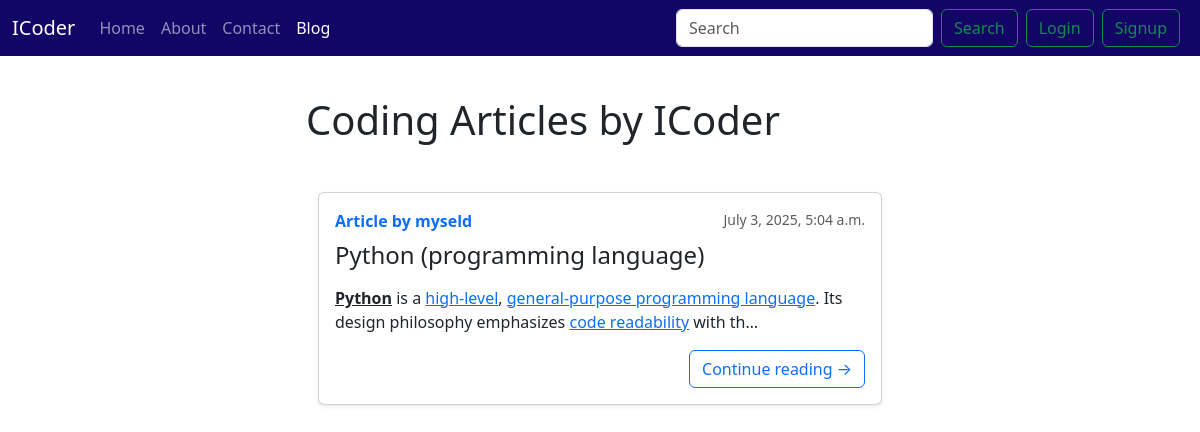
Screenshot of /blog/ with the database file from the repository.
### blog/models.py (models this page shows, shortened)
class Post(models.Model):
    sno = models.AutoField(primary_key=True)
    title = models.CharField(max_length=255)
    content = RichTextField()
    author = models.CharField(max_length=100)
    slug = models.CharField(max_length=130)
    timestamp = models.DateTimeField(blank=True)

### blog/views.py (the view)
# urls.py: path('', views.blogHome,name="blogHome"),
def blogHome(request):
    allposts = Post.objects.all()
    context = {'allposts': allposts}
    return render(request, 'blog/blogHome.html', context)

### templates/blog/blogHome.html (shortened to what this page needs)
{% extends "base.html" %}
{% block blogactive %} active {% endblock %}
{% block content %}
<div class="container2 my-4 ">
    <div class="row justify-content-center">
        <div class="col-md-6 my-3">
            <h1>Coding Articles by ICoder</h1>
            <div class="container my-5">
                {% for post in allposts %}
                <div class="card shadow-sm mb-4">
                    <div class="card-body">
                        <div class="d-flex justify-content-between">
                            <span class="text-primary fw-semibold">Article by {{ post.author }}</span>
                            <small class="text-muted">{{ post.timestamp }}</small>
                        </div>
                        <h4 class="card-title mt-2">
                            <a class="text-dark text-decoration-none" href="/blog/{{post.slug}}">
                                {{ post.title }}
                            </a>
                        </h4>
                        <p class="card-text">
                            {{ post.content|truncatechars:500|safe }}
                        </p>
                        <div class="text-end">
                            <a href="/blog/{{post.slug}}" class="btn btn-outline-primary">
                                Continue reading →
                            </a>
                        </div>
                    </div>
                </div>
                {% empty %}
                <div class="alert alert-info">No posts available.</div>
                {% endfor %}
            </div>
        </div>
    </div>
</div>
{% endblock %}

### rows the page displays
Post: author "myseld", timestamp "July 3, 2025, 5:04 a.m.", title "Python (programming language)", content "Python is a high-level , general-purpose programming language . Its design philosophy emphasizes code readability with th…"
